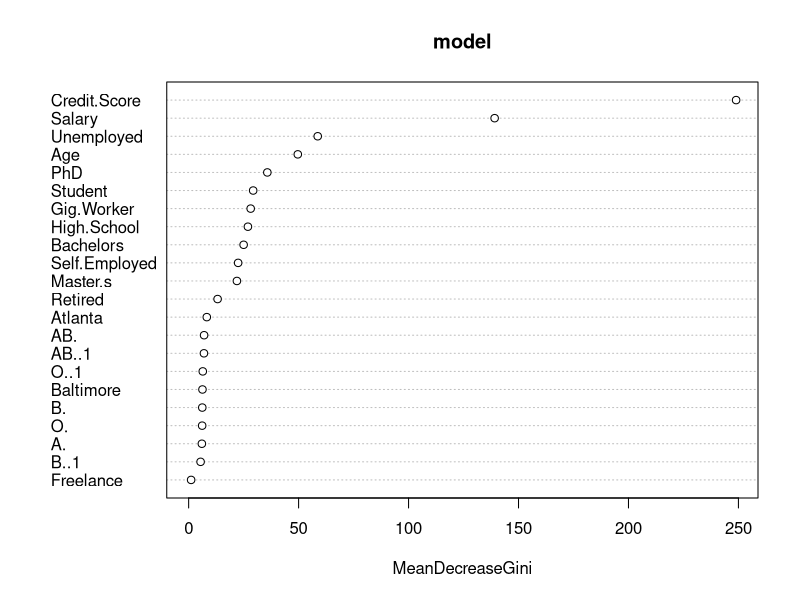
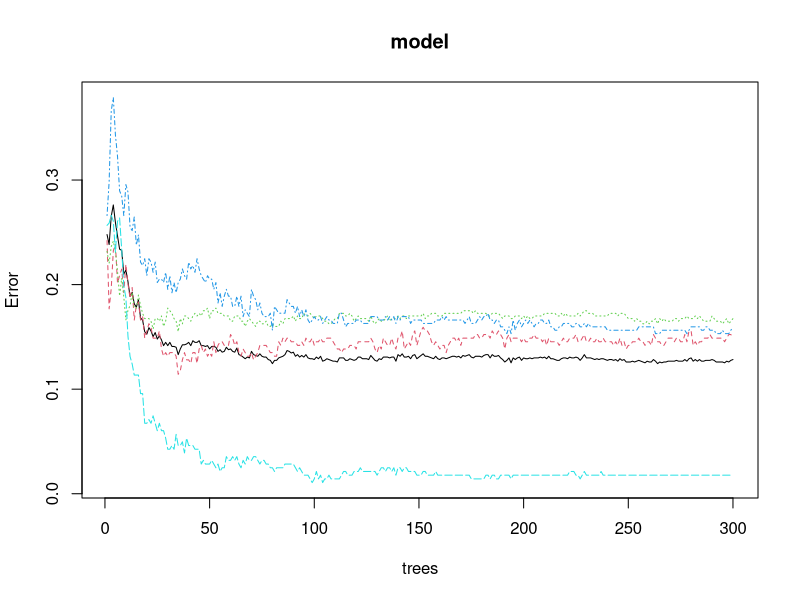

Recreate these plots in R, in order.
set.seed(112)
library(tidyverse)
library(tools)
library(skimr)
library(randomForest)
library(caret)
library(nnet)

# Reading the dataset

data <- read.csv('dirty_healthcare-data.csv',sep=',')
View(data)
dim(data)
# A quick descriptive statistics

skim(data)
# The brief overview of the dataset reveals numerous inconsistencies,
# including incorrect data types, missing values, empty cells, and more.
# We will clean the dataset systematically, addressing each column
# step by step to ensure it is ready for analysis.

# First, change all empty cells to NA
data[data == ''] <- NA

# Check the number of Missing of observations in the dataset
data.frame(Missing = colSums(is.na(data)))
# The output shows that 4 columns have missing values: Gender, Education, 
# Blood.Type, and Health.Condition. Gender has the highest number of missing 
# values, followed by Education.

# Formatting the Name column to proper case
data[[2]] <-toTitleCase(tolower(data[[2]]))

# Cleaning the Age column
data$Age[data$Age == 'Unknown'] <- NA
data$Age <- as.numeric(data$Age)

# Cleaning the Gender column
data$Gender <- ifelse(grepl('^m',data$Gender,ignore.case = T),'Male',
                      ifelse(grepl('^f',data$Gender,ignore.case = T),
                              'Female',data$Gender))

# Cleaning the City column
data$City <- ifelse(grepl('al(?=b)',data$City,ignore.case = T,perl = T),
                    'Albuquerque',ifelse(grepl('ba(?=l)',data$City,
                                               ignore.case = T,perl = T),
                                         'Baltimore',ifelse(grepl(
                                           'at(?=l)',data$City,
                                           ignore.case = T,perl = T),
                                           'Atlanta',data$City
                                         )))


# Standardizing the Education column
data$Education <- ifelse(grepl('^bach',data$Education,ignore.case = T),
                         'Bachelors',ifelse(grepl('^hig',data$Education,
                                                  ignore.case = T),
                                            'High School',data$Education))


# Cleaning the Employment column
data[[8]] <- case_when(
  grepl('^emp',data[[8]],ignore.case = T) ~ 'Employed',
  grepl('^free',data[[8]],ignore.case = T) ~ 'Freelance',
  grepl('^ret',data[[8]],ignore.case = T) ~ 'Retired',
  grepl('^self',data[[8]],ignore.case = T) ~ 'Self-Employed',
  grepl('^unem',data[[8]],ignore.case = T) ~ 'Unemployed',
  grepl('^gig',data[[8]],ignore.case = T) ~ 'Gig-Worker',
  grepl('^stu',data[[8]],ignore.case = T) ~ 'Student',
  .default = data[[8]]
)


# Cleaning the Salary column
data[[9]] <- gsub('\\s.*','',data[[9]])#remove anything after the salary
data[[9]] <- gsub('\\(','-',data[[9]]) # Replace '(' with '-'
data[[9]] <- gsub('\\)','',data[[9]]) # Remove ')'
data[[9]] <- as.numeric(sapply(data[[9]],function(x) gsub('[$,]','',x))) # Remove '$' and ','


# Cleaning the Health Condition column
data[[10]] <- gsub('\\s\\(.*','',data[[10]]) # Remove text within parentheses

# Cleaning the Credit Score column
table(data$Credit.Score) # Checking the structure of the column
data[[11]] <- gsub('\\s.*','',data[[11]]) # Remove extra text
data[[11]] <-ifelse(grepl('^n',data[[11]],ignore.case = T),NA,data[[11]])
data[[11]] <- as.numeric(data[[11]])

# Cleaning the Admission Date column
data <- subset(data,!grepl('^[a-zA-Z]',data[[12]])) # Remove rows with non-date values
dim(data) # Check the new dimensions of the dataset
data[[12]] <- ymd(parse_date_time(data[[12]],orders = '%Y,%m,%d')) # Convert to proper date format

# Formatting the Name column to proper case
data[[2]] <- toTitleCase(tolower(data[[2]]))

# Cleaning the Age column
data$Age[data$Age == 'Unknown'] <- NA
data$Age <- as.numeric(data$Age)

# Cleaning the Gender column
data$Gender <- ifelse(grepl('^m', data$Gender, ignore.case = TRUE), 'Male',
                      ifelse(grepl('^f', data$Gender, ignore.case = TRUE), 'Female', data$Gender))

# Cleaning the City column
data$City <- ifelse(grepl('al(?=b)', data$City, ignore.case = TRUE, perl = TRUE), 'Albuquerque',
                    ifelse(grepl('ba(?=l)', data$City, ignore.case = TRUE, perl = TRUE), 'Baltimore',
                           ifelse(grepl('at(?=l)', data$City, ignore.case = TRUE, perl = TRUE), 'Atlanta', data$City)))

# Standardizing the Education column
data$Education <- ifelse(grepl('^bach', data$Education, ignore.case = TRUE), 'Bachelors',
                         ifelse(grepl('^hig', data$Education, ignore.case = TRUE), 'High School', data$Education))

# Cleaning the Employment column
data[[8]] <- case_when(
  grepl('^emp', data[[8]], ignore.case = TRUE) ~ 'Employed',
  grepl('^free', data[[8]], ignore.case = TRUE) ~ 'Freelance',
  grepl('^ret', data[[8]], ignore.case = TRUE) ~ 'Retired',
  grepl('^self', data[[8]], ignore.case = TRUE) ~ 'Self-Employed',
  grepl('^unem', data[[8]], ignore.case = TRUE) ~ 'Unemployed',
  grepl('^gig', data[[8]], ignore.case = TRUE) ~ 'Gig-Worker',
  grepl('^stu', data[[8]], ignore.case = TRUE) ~ 'Student',
  .default = data[[8]]
)

# Cleaning the Salary column
data[[9]] <- gsub('\\s.*', '', data[[9]])       # Remove anything after the salary
data[[9]] <- gsub('\\(', '-', data[[9]])        # Replace '(' with '-'
data[[9]] <- gsub('\\)', '', data[[9]])         # Remove ')'
data[[9]] <- as.numeric(sapply(data[[9]], function(x) gsub('[$,]', '', x))) # Remove '$' and ','

# Cleaning the Health Condition column
data[[10]] <- gsub('\\s\\(.*', '', data[[10]]) # Remove text within parentheses

# Cleaning the Credit Score column
table(data$Credit.Score)
data[[11]] <- gsub('\\s.*', '', data[[11]]) # Remove extra text
data[[11]] <- ifelse(grepl('^n', data[[11]], ignore.case = TRUE), NA, data[[11]])
data[[11]] <- as.numeric(data[[11]])

# Cleaning the Admission Date column
data <- subset(data, !grepl('^[a-zA-Z]', data[[12]])) # Remove rows with non-date values
dim(data) # Check the new dimensions of the dataset
data[[12]] <- ymd(parse_date_time(data[[12]], orders = '%Y,%m,%d')) # Convert to proper date format

# Checking the structure of the dataset after cleaning
str(data)
# Checking for missing values again
data.frame(Missing = colSums(is.na(data)))

# Removing the Gender column due to high number of NA values
data <- data[,-4] # Dropping the gender column

# Filling NA values with the median for all numeric columns
f1 <- function(x){ 
  if(is.numeric(x)){
    replace(x,is.na(x),median(x,na.rm = T))
  } else {
    return(x)
  }
}
# Applying the function to the dataset
data <- as.data.frame(lapply(data,f1))

# Filling NA values in character columns with the most frequent value (mode)
f2 <- function(x){
  if(is.character(x)){
      if(length(x) > 0 && any(!is.na(x))){
            mode_value <- names(sort(table(x),decreasing = T))[1]
            x[is.na(x)] <- mode_value
   }
    return(x) # return the modified character columns
  } else {
    return(x)
  }
}

data<-as.data.frame(lapply(data,f2))

# Removing rows with NA in the Date of Admission column
data <- subset(data,!is.na(data$Date.of.Admission))

# Performing descriptive statistics on the cleaned dataset 
skim(data)

# Saving the cleaned dataset to a CSV file
write.csv(data,'clean_health.csv',row.names = F)

# Building the model
# Selecting variables to include in the model
names(data)
new_data <- data[,c(3,4,5,6,7,8,9,10)]
names(new_data)

# creating dummy varibles for city, education, employment status, and
# health condition ( using onehot encoding)

new_data <- cbind(new_data[,-c(2,3,4,5)],class.ind(new_data$City),
                  class.ind(new_data$Blood.Type),class.ind(new_data$Education),
                  class.ind(new_data$Employment.Status))

# Droping the first dummy variable(s) to avoid colinearity among the 
# predictor variables
new_data <- new_data[,-c(5,8,16,21)]

# Splitting the data into training and testing set and normalizing
id <- sample(2,nrow(new_data),replace = T,prob = c(.8,.2))
training <- new_data[id==1,]
testing <- new_data[id==2,]

# Normalizing function
f1 <- function(x){
  if(is.numeric(x)){
    return((x-min(x))/(max(x)-min(x)))
  }else{
    return(x)
  }
}
# Applying the function to the training and testing set
train <- as.data.frame(lapply(training,f1))
test <- as.data.frame(lapply(testing,f1))

View(training)

train$Health.Condition <- factor(train$Health.Condition)
test$Health.Condition <- factor(test$Health.Condition)
# Fitting a random forest model to the training set

model <-randomForest(Health.Condition~.,data=train,
                     ntree=300,
                    )
varImpPlot(model) #Checking important variables
plot(model) # Visualizing the model

model # Model summary
# Checking model performance on test data
confusionMatrix(table(Actual=test$Health.Condition, 
                      Predicted=predict(model,test)))
